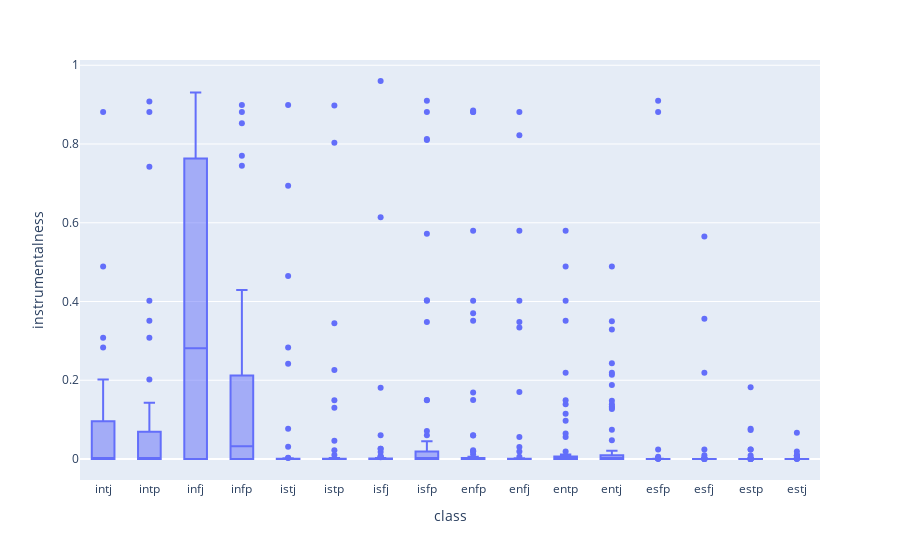

Notebook code cell kept with this figure:
### Code cell
print("instrumentalness field")

fig = px.box(df, x="class", y="instrumentalness")
fig.show()

### Figure 1 — Plotly figure (JSON) as saved in the notebook; plotly's stock layout.template omitted (floating-point values rounded to 4 significant figures; data arrays with more than 128 entries replaced by an {"elided": "..."} marker saying what was removed)
{"data": [{"alignmentgroup": "True", "hovertemplate": "class=%{x}<br>instrumentalness=%{y}<extra></extra>", "legendgroup": "", "marker": {"color": "#636efa"}, "name": "", "notched": false, "offsetgroup": "", "orientation": "v", "showlegend": false, "type": "box", "x": {"elided": "905 str values"}, "x0": " ", "xaxis": "x", "y": {"elided": "905 float values"}, "y0": " ", "yaxis": "y"}], "layout": {"boxmode": "group", "legend": {"tracegroupgap": 0}, "margin": {"t": 60}, "xaxis": {"anchor": "y", "domain": [0, 1], "title": {"text": "class"}}, "yaxis": {"anchor": "x", "domain": [0, 1], "title": {"text": "instrumentalness"}}}}
